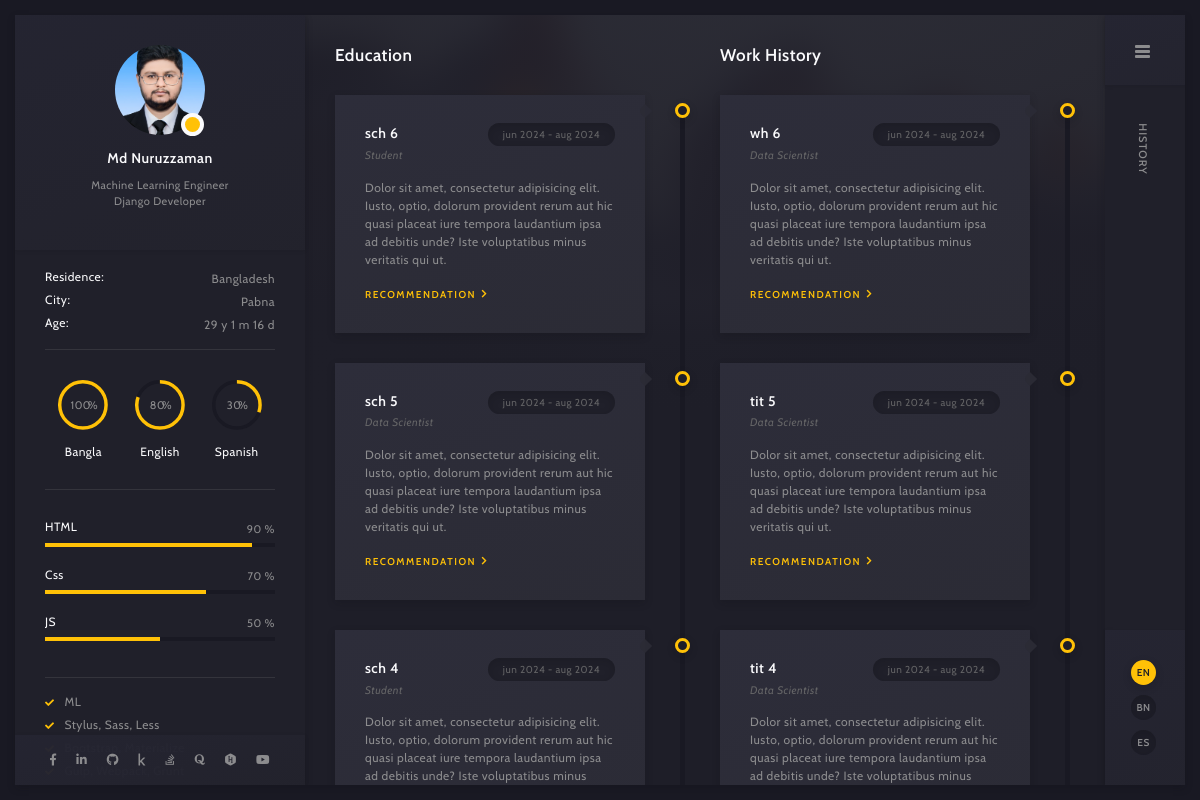
The page /history/ on the database its author committed.
### portfolio/models.py (models this page shows, shortened)
class PersonalInfo(models.Model):
    name = models.CharField(max_length=100)
    thum_designation_1 = models.CharField(max_length=100)
    thum_designation_2 = models.CharField(max_length=100)
    residence = models.CharField(max_length=100)
    city = models.CharField(max_length=100)
    date_of_birth = models.DateField(default="2000-01-01")
    profile_image = models.ImageField(upload_to='personal_info/', blank=True, null=True)
    cv_file = models.FileField(upload_to='personal_info/cv/', blank=True, null=True)  # Field for CV file
    facebook = models.URLField(blank=True, null=True)
    linkedin = models.URLField(blank=True, null=True)
    github = models.URLField(blank=True, null=True)
    kaggle = models.URLField(blank=True, null=True)
    youtube = models.URLField(blank=True, null=True)
    stack_overflow = models.URLField(blank=True, null=True)
    quora = models.URLField(blank=True, null=True)
    hackerrank = models.URLField(blank=True, null=True)
    @property
    def dynamic_age(self):
        today = date.today()
        years = today.year - self.date_of_birth.year
        months = today.month - self.date_of_birth.month
        days = today.day - self.date_of_birth.day
        if days < 0:
            months -= 1
            days += (today.replace(month=today.month - 1, day=1) - today.replace(month=today.month, day=1)).days
        if months < 0:
            years -= 1
            months += 12
        return f"{years} y {months} m {days} d"

class LanguageSkill(models.Model):
    language_name = models.CharField(max_length=50, unique=True)  # e.g., Bangla, English, Spanish
    progress = models.FloatField(default=0.0)  # Progress as a float value (0.0 to 1.0)
    class Meta:
        verbose_name = "Language Skill"
        verbose_name_plural = "Language Skills"

class HardSkill(models.Model):
    skill_name = models.CharField(max_length=50, unique=True)  # e.g., HTML, CSS, JS, PHP, etc.
    progress = models.FloatField(default=0.0)  # Progress as a float value (0.0 to 1.0)
    class Meta:
        verbose_name = "Hard Skill"
        verbose_name_plural = "Hard Skills"

class KnowledgeItem(models.Model):
    name = models.CharField(max_length=255)  # Name of the knowledge item
    order = models.PositiveIntegerField(default=0)  # Field to specify order
    class Meta:
        ordering = ['order']  # Default ordering by the 'order' field

class Education(models.Model):
    title = models.CharField(max_length=255)
    designation = models.CharField(max_length=255)
    session = models.CharField(max_length=255)
    description = models.TextField()
    link = models.URLField(max_length=500, blank=True, null=True)
    class Meta:
        ordering = ['-id']

class WorkHistory(models.Model):
    title = models.CharField(max_length=255)
    designation = models.CharField(max_length=255)
    session = models.CharField(max_length=255)
    description = models.TextField()
    link = models.URLField(max_length=500, blank=True, null=True)
    class Meta:
        ordering = ['-id']

### portfolio/views.py (the view)
# urls.py: path('history/', History.as_view(), name="history"),
class History(TemplateView):
    template_name = 'history.html'
    def get_context_data(self, **kwargs):
        education_data = Education.objects.all()[:4]
        work_history_data = WorkHistory.objects.all()[:4]
        context = super().get_context_data(**kwargs)
        context['education_data'] = education_data
        context['work_history_data'] = work_history_data
        return context

### portfolio/context_processors.py (called while the page is built)
def global_context(request):
    language_skills = LanguageSkill.objects.all()
    hard_skills = HardSkill.objects.all()
    personal_info = PersonalInfo.objects.first()
    knowledge_items = KnowledgeItem.objects.all()  # Fetch knowledge items
    return {
        'language_skills': language_skills,
        'hard_skills': hard_skills,
        'personal_info': personal_info,
        'knowledge_items': knowledge_items,  # Add knowledge items to context
    }

### portfolio/templates/history.html (shortened to what this page needs)
{% extends 'base.html' %}
{% load static %}
{% block main-content %}
  <div class="container-fluid">
    <div class="row p-30-0">
      <div class="col-lg-6">
        <div class="art-section-title">
          <div class="art-title-frame">
            <h4>Education</h4>
          </div>
        </div>
        <div class="art-timeline art-gallery">
          {% for item in education_data %}
          <div class="art-timeline-item">
            <div class="art-timeline-mark"></div>
            <div class="art-a art-timeline-content">
              <div class="art-card-header">
                <div class="art-left-side">
                  <h5>{{ item.title }}</h5>
                  <div class="art-el-suptitle mb-15">{{ item.designation }}</div>
                </div>
                <div class="art-right-side">
                  <span class="art-date">{{ item.session }}</span>
                </div>
              </div>
              <p>{{ item.description }}</p>
              {% if item.link %}
                <a href="{{ item.link }}" class="art-link art-color-link art-w-chevron" target="_blank">Recommendation</a>
              {% endif %}
            </div>
          </div>
          {% endfor %}
        </div>
      </div>
      <div class="col-lg-6">
        <div class="art-section-title">
          <div class="art-title-frame">
            <h4>Work History</h4>
          </div>
        </div>
        <div class="art-timeline">
          {% for item in work_history_data %}
          <div class="art-timeline-item">
            <div class="art-timeline-mark"></div>
            <div class="art-a art-timeline-content">
              <div class="art-card-header">
                <div class="art-left-side">
                  <h5>{{ item.title }}</h5>
                  <div class="art-el-suptitle mb-15">{{ item.designation }}</div>
                </div>
                <div class="art-right-side">
                  <span class="art-date">{{ item.session }}</span>
                </div>
              </div>
              <p>{{ item.description }}</p>
              {% if item.link %}
                <a href="{{ item.link }}" class="art-link art-color-link art-w-chevron" target="_blank">Recommendation</a>
              {% endif %}
            </div>
          </div>
          {% endfor %}
        </div>
      </div>
    </div>
  </div>
{% endblock main-content %}

### portfolio/templates/base.html (shortened to what this page needs)
<!doctype html>
{% load static %}
<html lang="zxx">
<head>
  <link rel="stylesheet" href="{% static 'css/plugins/bootstrap.min.css' %}">
  <link rel="stylesheet" href="{% static 'css/plugins/font-awesome.min.css' %}">
  <link rel="stylesheet" href="{% static 'css/plugins/swiper.min.css' %}">
  <link rel="stylesheet" href="{% static 'css/plugins/fancybox.min.css' %}">
  <link rel="stylesheet" href="{% static 'css/style.css' %}">
</head>
<body>
  <div class="art-app">
    <div class="art-app-wrapper">
      <div class="art-app-container">
        <div class="art-info-bar">
          <div class="art-info-bar-frame">
            <div class="art-header">
              <div class="art-avatar">
                {% if personal_info.profile_image %}
                  <a data-fancybox="avatar" data-src="{{ personal_info.profile_image.url }}" class="art-avatar-curtain" style="cursor: pointer;">
                    <img src="{{ personal_info.profile_image.url }}" alt="avatar">
                  </a>
                {% else %}
                  <p>No image available.</p>
                {% endif %}
                <div class="art-lamp-light">
                  <div class="art-available-lamp"></div>
                </div>
              </div>
              <h5 class="art-name mb-10"><a href="{% url 'home' %}">{{ personal_info.name }}</a></h5>
              <div class="art-sm-text">{{ personal_info.thum_designation_1 }} <br>{{ personal_info.thum_designation_2 }} </div>
            </div>
            <div id="scrollbar2" class="art-scroll-frame">
              <div class="art-table p-15-15">
                <ul>
                  <li>
                    <h6>Residence:</h6><span>{{ personal_info.residence }}</span>
                  </li>
                  <li>
                    <h6>City:</h6><span>{{ personal_info.city }}</span>
                  </li>
                  <li>
                    <h6>Age:</h6><span>{{ personal_info.dynamic_age }}</span>
                  </li>
                </ul>
              </div>
              <div class="art-ls-divider"></div>
              <div class="art-lang-skills p-30-15">
                {% for skill in language_skills %}
                  <div class="art-lang-skills-item">
                    <div id="circleprog{{ forloop.counter }}" class="art-cirkle-progress"></div>
                    <h6>{{ skill.language_name }}</h6>
                  </div>
                {% endfor %}
              </div>
              <div class="art-ls-divider"></div>
              <div class="art-hard-skills p-30-15">
                {% for skill in hard_skills %}
                  <div class="art-hard-skills-item">
                    <div class="art-skill-heading">
                      <h6>{{ skill.skill_name }}</h6>
                    </div>
                    <div class="art-line-progress">
                      <div id="lineprog{{ forloop.counter }}"></div>
                    </div>
                  </div>
                {% endfor %}
              </div>
              <div class="art-ls-divider"></div>
              <ul class="art-knowledge-list p-15-0">
                {% for item in knowledge_items %}
                  <li>{{ item.name }}</li>
                {% endfor %}
              </ul>
            </div>
            <div class="art-ls-social">
              {% if personal_info.facebook %}
                <a href="{{ personal_info.facebook }}" target="_blank"><i class="fab fa-facebook-f"></i></a>
              {% endif %}
              {% if personal_info.linkedin %}
                <a href="{{ personal_info.linkedin }}" target="_blank"><i class="fab fa-linkedin-in"></i></a>
              {% endif %}
              {% if personal_info.github %}
                <a href="{{ personal_info.github }}" target="_blank"><i class="fab fa-github"></i></a>
              {% endif %}
              {% if personal_info.kaggle %}
                <a href="{{ personal_info.kaggle }}" target="_blank"><i class="fab fa-kaggle"></i></a>
              {% endif %}
              {% if personal_info.stack_overflow %}
                <a href="{{ personal_info.stack_overflow }}" target="_blank"><i class="fab fa-stack-overflow"></i></a>
              {% endif %}
              {% if personal_info.quora %}
                <a href="{{ personal_info.quora }}" target="_blank"><i class="fab fa-quora"></i></a>
              {% endif %}
              {% if personal_info.hackerrank %}
                <a href="{{ personal_info.hackerrank }}" target="_blank"><i class="fab fa-hackerrank"></i></a>
              {% endif %}
              {% if personal_info.youtube %}
                <a href="{{ personal_info.youtube }}" target="_blank"><i class="fab fa-youtube"></i></a>
              {% endif %}
            </div>
          </div>
        </div>
        <div class="art-content">
          <div class="art-top-bg" style="background-image: url('{% static "img/bg.jpg" %}')">
            <div class="art-top-bg-overlay"></div>
          </div>
          <div class="transition-fade" id="swup">
            <div id="scrollbar" class="art-scroll-frame">
              {% block main-content %}
              {% endblock main-content %}
            </div>
          </div>
        </div>
        <div class="art-menu-bar">
          <div class="art-menu-bar-frame">
            <div class="art-menu-bar-header">
              <a class="art-menu-bar-btn" href="#.">
                <span></span>
              </a>
            </div>
            <div class="art-current-page"></div>
            <div class="art-scroll-frame">
              <nav id="swupMenu">
                <ul class="main-menu">
                  <li class="menu-item {% if request.resolver_match.url_name == 'history' %}current-menu-item{% endif %}">
                    <a href="{% url 'history' %}">History</a>
                  </li>
                </ul>
              </nav>
              <ul class="art-language-change">
                <li class="art-active-lang"><a href="#.">en</a></li>
                <li><a href="#.">bn</a></li>
                <li><a href="#.">es</a></li>
              </ul>
            </div>
          </div>
        </div>
      </div>
    </div>
  </div>
</body>
</html>

### rows shown on the page
PersonalInfo: profile_image (picture), name "Md Nuruzzaman", thum_designation_1 "Machine Learning Engineer", thum_designation_2 "Django Developer", residence "Bangladesh", city "Pabna", dynamic_age "29 y 1 m 16 d"
LanguageSkill: language_name "Bangla"
LanguageSkill: language_name "English"
LanguageSkill: language_name "Spanish"
HardSkill: skill_name "HTML"
HardSkill: skill_name "Css"
HardSkill: skill_name "JS"
KnowledgeItem: name "ML"
KnowledgeItem: name "Stylus, Sass, Less"
KnowledgeItem: name "Bootstrap, Materialize"
KnowledgeItem: name "Gulp, Webpack, Grunt"
Education: title "sch 6", designation "Student", session "jun 2024 - aug 2024", description "Dolor sit amet, consectetur adipisicing elit. Iusto, optio, dolorum provident rerum aut hic quasi placeat iure tempora laudantium ipsa ad debitis unde? Iste voluptatibus minus veritatis qui ut."
Education: title "sch 5", designation "Data Scientist", session "jun 2024 - aug 2024", description "Dolor sit amet, consectetur adipisicing elit. Iusto, optio, dolorum provident rerum aut hic quasi placeat iure tempora laudantium ipsa ad debitis unde? Iste voluptatibus minus veritatis qui ut."
Education: title "sch 4", designation "Student", session "jun 2024 - aug 2024", description "Dolor sit amet, consectetur adipisicing elit. Iusto, optio, dolorum provident rerum aut hic quasi placeat iure tempora laudantium ipsa ad debitis unde? Iste voluptatibus minus…"
WorkHistory: title "wh 6", designation "Data Scientist", session "jun 2024 - aug 2024", description "Dolor sit amet, consectetur adipisicing elit. Iusto, optio, dolorum provident rerum aut hic quasi placeat iure tempora laudantium ipsa ad debitis unde? Iste voluptatibus minus veritatis qui ut."
WorkHistory: title "tit 5", designation "Data Scientist", session "jun 2024 - aug 2024", description "Dolor sit amet, consectetur adipisicing elit. Iusto, optio, dolorum provident rerum aut hic quasi placeat iure tempora laudantium ipsa ad debitis unde? Iste voluptatibus minus veritatis qui ut."
WorkHistory: title "tit 4", designation "Data Scientist", session "jun 2024 - aug 2024", description "Dolor sit amet, consectetur adipisicing elit. Iusto, optio, dolorum provident rerum aut hic quasi placeat iure tempora laudantium ipsa ad debitis unde? Iste voluptatibus minus…"
